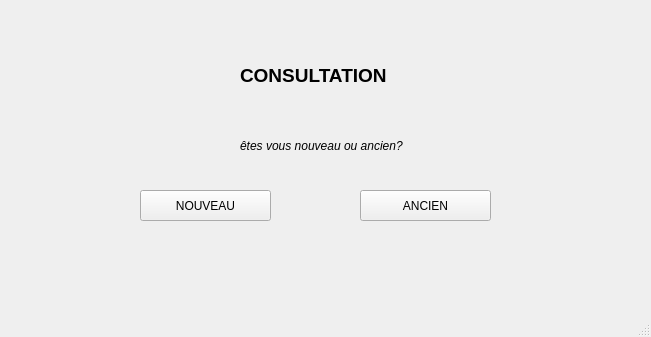
<?xml version="1.0" encoding="UTF-8"?>
<ui version="4.0">
 <class>Consultation</class>
 <widget class="QMainWindow" name="Consultation">
  <property name="geometry">
   <rect>
    <x>0</x>
    <y>0</y>
    <width>651</width>
    <height>337</height>
   </rect>
  </property>
  <property name="windowTitle">
   <string>MainWindow</string>
  </property>
  <widget class="QWidget" name="centralwidget">
   <widget class="QLabel" name="label">
    <property name="geometry">
     <rect>
      <x>240</x>
      <y>60</y>
      <width>211</width>
      <height>31</height>
     </rect>
    </property>
    <property name="font">
     <font>
      <family>Arial</family>
      <pointsize>14</pointsize>
      <weight>75</weight>
      <bold>true</bold>
     </font>
    </property>
    <property name="text">
     <string>CONSULTATION</string>
    </property>
   </widget>
   <widget class="QPushButton" name="pushButton">
    <property name="geometry">
     <rect>
      <x>140</x>
      <y>190</y>
      <width>131</width>
      <height>31</height>
     </rect>
    </property>
    <property name="text">
     <string>NOUVEAU</string>
    </property>
   </widget>
   <widget class="QPushButton" name="pushButton_2">
    <property name="geometry">
     <rect>
      <x>360</x>
      <y>190</y>
      <width>131</width>
      <height>31</height>
     </rect>
    </property>
    <property name="text">
     <string>ANCIEN</string>
    </property>
   </widget>
   <widget class="QLabel" name="label_2">
    <property name="geometry">
     <rect>
      <x>240</x>
      <y>130</y>
      <width>171</width>
      <height>31</height>
     </rect>
    </property>
    <property name="font">
     <font>
      <family>Arial</family>
      <italic>true</italic>
     </font>
    </property>
    <property name="text">
     <string>êtes vous nouveau ou ancien?</string>
    </property>
    <property name="margin">
     <number>8</number>
    </property>
   </widget>
  </widget>
  <widget class="QStatusBar" name="statusbar"/>
 </widget>
 <resources/>
 <connections/>
</ui>
